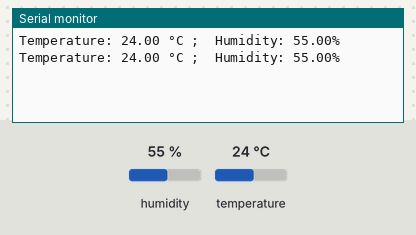
Simulated run of this sketch. Board: ESP8266 (NodeMCU). Parts: the last lines printed to the serial monitor. Inputs (shaded band) come from the test bench; at power-on: humidity 55 %, temperature 24 °C.

Above: at 2.8 s.
2.9 s: humidity set to 22 %
At 5.2 s:
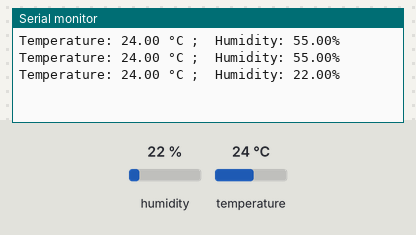
5.6 s: temperature set to 12 °C
At 7.5 s:
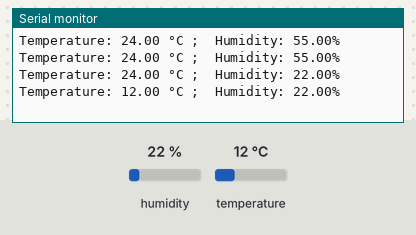
8.3 s: humidity set to 40 %
At 11.1 s:
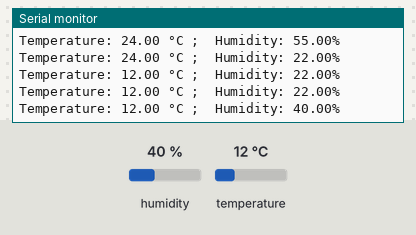
Timing chart, 0 to 12.6 s (numbered marks = the images above; inputs shaded):
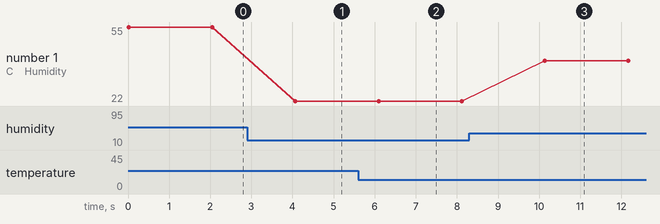

The sketch:

dht11_temp_humidity_sensor.ino
```cpp
#include <Arduino.h>
#include <Wire.h>
#include <SPI.h>
#include <DHT.h>

DHT my_sensor(D3, DHT11);

float temperature, humidity;


void setup() {

Serial.begin(115200);
my_sensor.begin();

}

void loop() {
humidity = my_sensor.readHumidity();
temperature = my_sensor.readTemperature();

Serial.print("Temperature: ");
Serial.print(temperature);
Serial.print(" °C ;  Humidity: ");
Serial.print(humidity);
Serial.println("%");

delay(2000);

}
```

Measured:
- after the input at 2.9 s, the serial monitor: prints a new line after 1.2 s (image 1)
- after the input at 5.6 s, the serial monitor: prints a new line after 0.49 s (image 2)
- after the input at 8.3 s, the serial monitor: prints a new line after 1.8 s (image 3)
- plotted number 1: 55 → 22 after the input at 2.9 s, 22 → 40 after the input at 8.3 s
